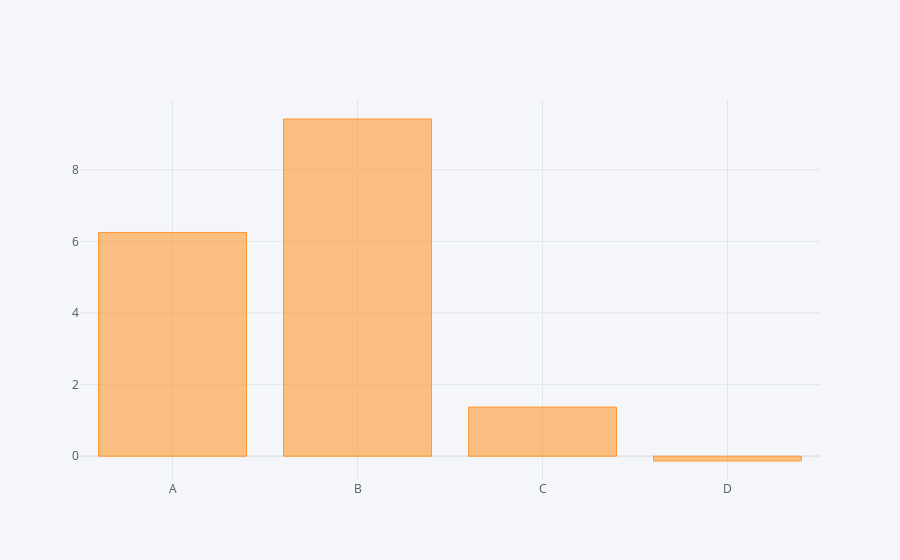

This figure's notebook cell:
### Code cell
df.sum().iplot(kind='bar')

### Figure 1 — Plotly figure (JSON) as saved in the notebook; plotly's stock layout.template omitted (floating-point values rounded to 4 significant figures)
{"data": [{"marker": {"color": "rgba(255, 153, 51, 0.6)", "line": {"color": "rgba(255, 153, 51, 1.0)", "width": 1}}, "name": "None", "orientation": "v", "text": "", "type": "bar", "x": ["A", "B", "C", "D"], "y": [6.248, 9.418, 1.371, -0.1338]}], "layout": {"legend": {"bgcolor": "#F5F6F9", "font": {"color": "#4D5663"}}, "paper_bgcolor": "#F5F6F9", "plot_bgcolor": "#F5F6F9", "title": {"font": {"color": "#4D5663"}}, "xaxis": {"gridcolor": "#E1E5ED", "showgrid": true, "tickfont": {"color": "#4D5663"}, "title": {"font": {"color": "#4D5663"}, "text": ""}, "zerolinecolor": "#E1E5ED"}, "yaxis": {"gridcolor": "#E1E5ED", "showgrid": true, "tickfont": {"color": "#4D5663"}, "title": {"font": {"color": "#4D5663"}, "text": ""}, "zerolinecolor": "#E1E5ED"}}}
